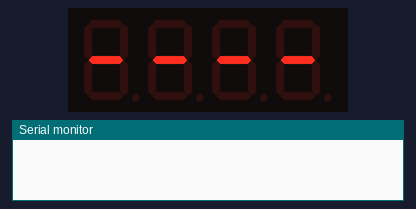
Recording of a sketch running on a simulated ESP8266 (NodeMCU). Parts: 4-digit seven-segment display, the last lines printed to the serial monitor. WiFi joins after 1.5 s; servers stay silent unless stated; network time is answered at once with the bench clock; the local clock reads 2024-03-15 10:24:30 at power-on unless the sketch sets it.

Above: at 0.1 s.
At 2.4 s:
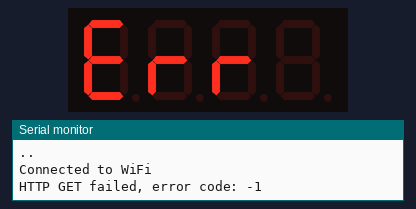

The sketch:

ESL_WL_v1.6.ino
```cpp
#include <ESP8266WiFi.h>
#include <ESP8266HTTPClient.h>
#include <TM1637Display.h>
#include <WiFiUdp.h>
#include <NTPClient.h>

// WiFi and Google Sheets setup
const char* ssid = "USER02";
const char* password = "87654321";
const char* googleSheetsUrl = "https://script.google.com/macros/s/AKfycbycK5WSGJnVsW5JF8KQoqgJuagm4arhQgX5nijMGBIBSHnaRprARSzFfiMPAGvByOVc/exec";

// Display setup on GPIO 16 (CLK) and GPIO 14 (DIO)
TM1637Display display(16, 14);

// NTP time client
WiFiUDP ntpUDP;
NTPClient timeClient(ntpUDP, "pool.ntp.org", 19800, 60000);  // IST offset

// Target wakeup time (10:30 AM IST)
const int targetHour = 10;
const int targetMinute = 30;

void setup() {
    Serial.begin(115200);
    display.setBrightness(0x0f);
    displayDashes();
}

void loop() {
    connectWiFi();              // Connect to Wi-Fi
    fetchDataAndDisplay();      // Fetch data from Google Sheets and display it
    connectNTPAndSleep();       // Sync time with NTP, calculate delay, and sleep
}

// Helper function to connect to Wi-Fi
void connectWiFi() {
    WiFi.begin(ssid, password);
    while (WiFi.status() != WL_CONNECTED) {
        delay(1000);
        Serial.print(".");
        displayDashes();
    }
    Serial.println("\nConnected to WiFi");
    displayCONN();
}

// Function to connect to NTP server, calculate delay, and delay until 10:30 AM next day
void connectNTPAndSleep() {
  unsigned int i=5;
  while(i--)
  {
    timeClient.begin();
    delay(100);
    if (timeClient.update()) {
        int currentHour = timeClient.getHours();
        int currentMinute = timeClient.getMinutes();
        unsigned long currentEpoch = timeClient.getEpochTime();
        unsigned long targetEpoch;

        if (currentHour < targetHour || (currentHour == targetHour && currentMinute < targetMinute)) {
            // Calculate remaining time until today's 10:30 AM
            targetEpoch = currentEpoch + ((targetHour - currentHour) * 3600 + (targetMinute - currentMinute) * 60);
        } else {
            // Calculate time until tomorrow's 10:30 AM
            targetEpoch = currentEpoch + ((24 - currentHour + targetHour) * 3600 + (targetMinute - currentMinute) * 60);
        }

        unsigned long sleepDuration = (targetEpoch - currentEpoch) * 1000UL;  // Convert to milliseconds
        Serial.print("Sleeping for ");
        Serial.print(sleepDuration / 1000);
        Serial.println(" seconds (until 10:30 AM)");
        i=0;
        WiFi.disconnect();  // Disconnect Wi-Fi to save power
        delay(sleepDuration);  // Delay until the next 10:30 AM
    } else if(i==0){
        Serial.println("Failed to update time.");
        delay(300);
    }
  }
}

// Existing fetchDataAndDisplay() function
void fetchDataAndDisplay() {
    if (WiFi.status() == WL_CONNECTED) {
        WiFiClientSecure client;  // HTTPS
        client.setInsecure();

        HTTPClient http;
        String currentUrl = googleSheetsUrl;
        bool redirecting = true;
        bool requestFailed = false;

        while (redirecting) {
            http.begin(client, currentUrl);
            http.setFollowRedirects(HTTPC_STRICT_FOLLOW_REDIRECTS);
            http.setTimeout(15000);

            int httpCode = http.GET();
            if (httpCode == -1 || httpCode == -11) {
                Serial.print("HTTP GET failed, error code: ");
                Serial.println(httpCode);
                requestFailed = true;
                break;
            }

            if (httpCode == HTTP_CODE_MOVED_PERMANENTLY || httpCode == HTTP_CODE_FOUND) {
                String redirectUrl = http.getLocation();
                Serial.println("Redirected to: " + redirectUrl);

                if (redirectUrl.length() == 0) {
                    Serial.println("Error: No redirect location.");
                    requestFailed = true;
                    break;
                }

                currentUrl = redirectUrl;
                http.end();
                delay(100);
            } else {
                Serial.print("HTTP Response Code: ");
                Serial.println(httpCode);

                if (httpCode > 0) {
                    String payload = http.getString();
                    Serial.println("Response: " + payload);

                    String tokens[8];
                    int index = 0;
                    char* token = strtok(&payload[0], ",");
                    while (token != NULL && index < 8) {
                        tokens[index++] = String(token);
                        token = strtok(NULL, ",");
                    }

                    if (index >= 1) {
                        displayNumberWithDecimal(display, tokens[1]);
                    }
                } else {
                    Serial.println("Failed to retrieve data");
                    requestFailed = true;
                }
                redirecting = false;
            }
        }
        if (requestFailed) displayError();
        http.end();
    } else {
        Serial.println("WiFi not connected");
        displayError();
    }
}

// Helper functions for display
void displayNumberWithDecimal(TM1637Display &display, String numberStr) {
    uint8_t segments[4] = {0};
    int digitIndex = 0;

    for (int i = 0; i < numberStr.length() && digitIndex < 4; i++) {
        char c = numberStr.charAt(i);
        if (c == '.') {
            if (digitIndex > 0 && digitIndex < 4) {
                segments[digitIndex - 1] |= 0b10000000;
            }
        } else if (isdigit(c)) {
            segments[digitIndex++] = display.encodeDigit(c - '0');
        }
    }
    display.setSegments(segments, 4, 0);
}

void displayError() {
    uint8_t Err[] = { 0b01111001, 0b01010000, 0b01010000, 0b00000000 };
    display.setSegments(Err);
}

void displayCONN() {
    uint8_t CONN[] = { 0b00111001, 0b01011100, 0b01010100, 0b01010100 };
    display.setSegments(CONN);
}

void displayDashes() {
    uint8_t dashes[] = { 0b01000000, 0b01000000, 0b01000000, 0b01000000 };
    display.setSegments(dashes);
}
```
